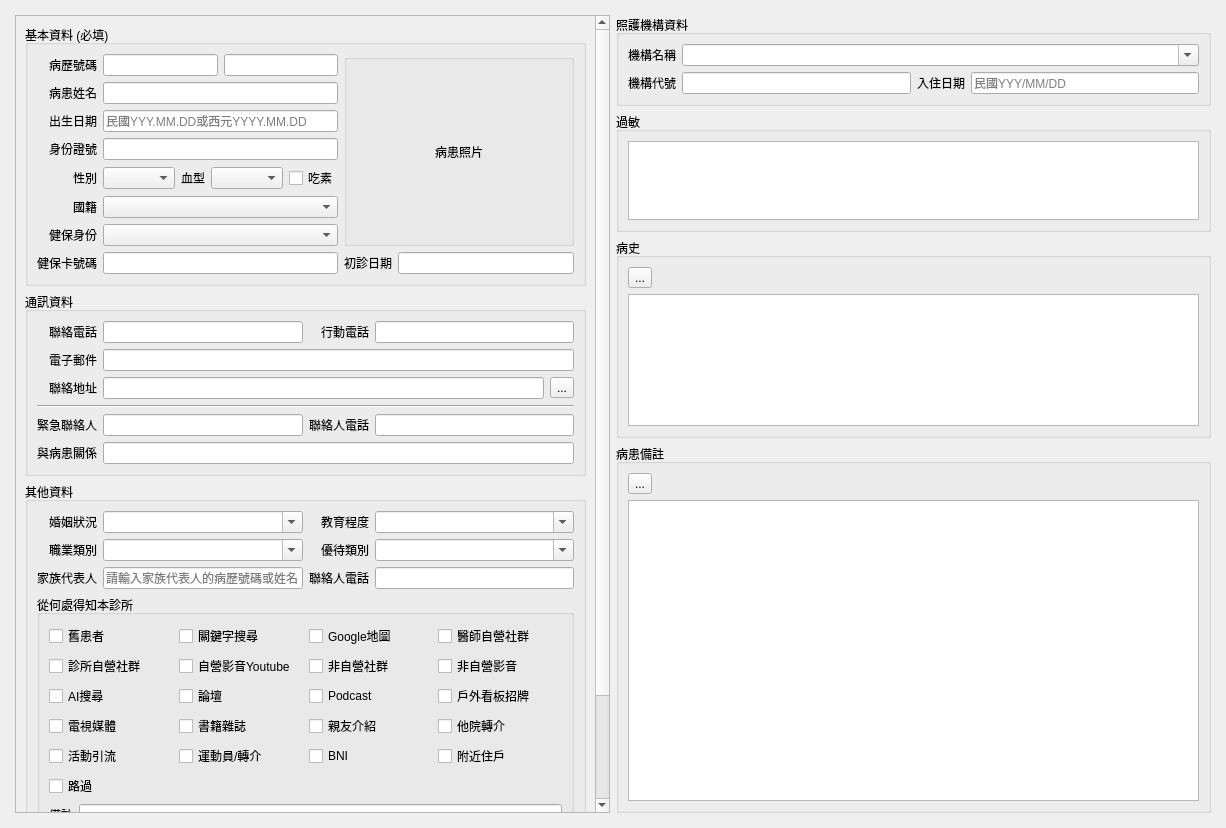
<?xml version="1.0" encoding="UTF-8"?>
<ui version="4.0">
 <class>TemplateWindow</class>
 <widget class="QMainWindow" name="TemplateWindow">
  <property name="geometry">
   <rect>
    <x>0</x>
    <y>0</y>
    <width>1226</width>
    <height>828</height>
   </rect>
  </property>
  <property name="windowTitle">
   <string>樣板</string>
  </property>
  <widget class="QWidget" name="centralwidget">
   <layout class="QHBoxLayout" name="horizontalLayout">
    <item>
     <layout class="QHBoxLayout" name="horizontalLayout_2">
      <property name="leftMargin">
       <number>6</number>
      </property>
      <property name="topMargin">
       <number>6</number>
      </property>
      <property name="rightMargin">
       <number>6</number>
      </property>
      <property name="bottomMargin">
       <number>6</number>
      </property>
      <item>
       <widget class="QScrollArea" name="scrollArea">
        <property name="widgetResizable">
         <bool>true</bool>
        </property>
        <widget class="QWidget" name="scrollAreaWidgetContents">
         <property name="geometry">
          <rect>
           <x>0</x>
           <y>-312</y>
           <width>573</width>
           <height>1143</height>
          </rect>
         </property>
         <layout class="QVBoxLayout" name="verticalLayout_10">
          <item>
           <widget class="QGroupBox" name="groupBox_3">
            <property name="title">
             <string>基本資料 (必填)</string>
            </property>
            <layout class="QVBoxLayout" name="verticalLayout_3">
             <item>
              <layout class="QGridLayout" name="gridLayout_4">
               <item row="5" column="1">
                <widget class="QComboBox" name="comboBox_nationality"/>
               </item>
               <item row="7" column="0">
                <widget class="QLabel" name="label_4">
                 <property name="text">
                  <string>健保卡號碼</string>
                 </property>
                 <property name="alignment">
                  <set>Qt::AlignRight|Qt::AlignTrailing|Qt::AlignVCenter</set>
                 </property>
                </widget>
               </item>
               <item row="6" column="0">
                <widget class="QLabel" name="label_9">
                 <property name="text">
                  <string>健保身份</string>
                 </property>
                 <property name="alignment">
                  <set>Qt::AlignRight|Qt::AlignTrailing|Qt::AlignVCenter</set>
                 </property>
                </widget>
               </item>
               <item row="6" column="1">
                <widget class="QComboBox" name="comboBox_ins_type"/>
               </item>
               <item row="0" column="0">
                <widget class="QLabel" name="label">
                 <property name="text">
                  <string>病歷號碼</string>
                 </property>
                 <property name="alignment">
                  <set>Qt::AlignRight|Qt::AlignTrailing|Qt::AlignVCenter</set>
                 </property>
                </widget>
               </item>
               <item row="7" column="1">
                <widget class="QLineEdit" name="lineEdit_card_no">
                 <property name="maxLength">
                  <number>12</number>
                 </property>
                </widget>
               </item>
               <item row="7" column="3">
                <widget class="QLabel" name="label_10">
                 <property name="text">
                  <string>初診日期</string>
                 </property>
                 <property name="alignment">
                  <set>Qt::AlignRight|Qt::AlignTrailing|Qt::AlignVCenter</set>
                 </property>
                </widget>
               </item>
               <item row="1" column="0">
                <widget class="QLabel" name="label_5">
                 <property name="text">
                  <string>病患姓名</string>
                 </property>
                 <property name="alignment">
                  <set>Qt::AlignRight|Qt::AlignTrailing|Qt::AlignVCenter</set>
                 </property>
                </widget>
               </item>
               <item row="2" column="0">
                <widget class="QLabel" name="label_6">
                 <property name="text">
                  <string>出生日期</string>
                 </property>
                 <property name="alignment">
                  <set>Qt::AlignRight|Qt::AlignTrailing|Qt::AlignVCenter</set>
                 </property>
                </widget>
               </item>
               <item row="2" column="1">
                <widget class="QLineEdit" name="lineEdit_birthday">
                 <property name="placeholderText">
                  <string>民國YYY.MM.DD或西元YYYY.MM.DD</string>
                 </property>
                </widget>
               </item>
               <item row="4" column="0">
                <widget class="QLabel" name="label_8">
                 <property name="text">
                  <string>性別</string>
                 </property>
                 <property name="alignment">
                  <set>Qt::AlignRight|Qt::AlignTrailing|Qt::AlignVCenter</set>
                 </property>
                </widget>
               </item>
               <item row="3" column="0">
                <widget class="QLabel" name="label_7">
                 <property name="text">
                  <string>身份證號</string>
                 </property>
                 <property name="alignment">
                  <set>Qt::AlignRight|Qt::AlignTrailing|Qt::AlignVCenter</set>
                 </property>
                </widget>
               </item>
               <item row="7" column="4">
                <widget class="QLineEdit" name="lineEdit_init_date"/>
               </item>
               <item row="3" column="1">
                <widget class="QLineEdit" name="lineEdit_id">
                 <property name="maxLength">
                  <number>10</number>
                 </property>
                </widget>
               </item>
               <item row="1" column="1">
                <widget class="QLineEdit" name="lineEdit_name">
                 <property name="maxLength">
                  <number>100</number>
                 </property>
                </widget>
               </item>
               <item row="5" column="0">
                <widget class="QLabel" name="label_20">
                 <property name="text">
                  <string>國籍</string>
                 </property>
                 <property name="alignment">
                  <set>Qt::AlignRight|Qt::AlignTrailing|Qt::AlignVCenter</set>
                 </property>
                </widget>
               </item>
               <item row="0" column="3" rowspan="7" colspan="2">
                <widget class="QGroupBox" name="groupBox_4">
                 <property name="title">
                  <string/>
                 </property>
                 <layout class="QVBoxLayout" name="verticalLayout_6">
                  <item>
                   <widget class="QLabel" name="label_photo">
                    <property name="text">
                     <string>病患照片</string>
                    </property>
                    <property name="alignment">
                     <set>Qt::AlignCenter</set>
                    </property>
                   </widget>
                  </item>
                 </layout>
                </widget>
               </item>
               <item row="0" column="1">
                <layout class="QHBoxLayout" name="horizontalLayout_5">
                 <item>
                  <widget class="QLineEdit" name="lineEdit_patient_key">
                   <property name="readOnly">
                    <bool>true</bool>
                   </property>
                  </widget>
                 </item>
                 <item>
                  <widget class="QLineEdit" name="lineEdit_chart_no"/>
                 </item>
                </layout>
               </item>
               <item row="4" column="1">
                <layout class="QHBoxLayout" name="horizontalLayout_7">
                 <item>
                  <widget class="QComboBox" name="comboBox_gender"/>
                 </item>
                 <item>
                  <widget class="QLabel" name="label_26">
                   <property name="sizePolicy">
                    <sizepolicy hsizetype="Fixed" vsizetype="Preferred">
                     <horstretch>0</horstretch>
                     <verstretch>0</verstretch>
                    </sizepolicy>
                   </property>
                   <property name="text">
                    <string>血型</string>
                   </property>
                  </widget>
                 </item>
                 <item>
                  <widget class="QComboBox" name="comboBox_blood_type"/>
                 </item>
                 <item>
                  <widget class="QCheckBox" name="checkBox_vegetarian">
                   <property name="text">
                    <string>吃素</string>
                   </property>
                  </widget>
                 </item>
                </layout>
               </item>
              </layout>
             </item>
            </layout>
           </widget>
          </item>
          <item>
           <widget class="QGroupBox" name="groupBox_2">
            <property name="title">
             <string>通訊資料</string>
            </property>
            <layout class="QVBoxLayout" name="verticalLayout_8">
             <item>
              <layout class="QGridLayout" name="gridLayout_2">
               <item row="2" column="1" colspan="3">
                <layout class="QHBoxLayout" name="horizontalLayout_4">
                 <item>
                  <widget class="QLineEdit" name="lineEdit_address">
                   <property name="maxLength">
                    <number>50</number>
                   </property>
                  </widget>
                 </item>
                 <item>
                  <widget class="QToolButton" name="toolButton_address">
                   <property name="text">
                    <string>...</string>
                   </property>
                   <property name="icon">
                    <iconset>
                     <normaloff>../icons/accessories-dictionary.png</normaloff>../icons/accessories-dictionary.png</iconset>
                   </property>
                  </widget>
                 </item>
                </layout>
               </item>
               <item row="4" column="3">
                <widget class="QLineEdit" name="lineEdit_emergency_contact_phone">
                 <property name="maxLength">
                  <number>15</number>
                 </property>
                </widget>
               </item>
               <item row="1" column="1" colspan="3">
                <widget class="QLineEdit" name="lineEdit_email">
                 <property name="maxLength">
                  <number>100</number>
                 </property>
                </widget>
               </item>
               <item row="0" column="1">
                <widget class="QLineEdit" name="lineEdit_telephone">
                 <property name="maxLength">
                  <number>15</number>
                 </property>
                </widget>
               </item>
               <item row="0" column="2">
                <widget class="QLabel" name="label_11">
                 <property name="text">
                  <string>行動電話</string>
                 </property>
                 <property name="alignment">
                  <set>Qt::AlignRight|Qt::AlignTrailing|Qt::AlignVCenter</set>
                 </property>
                </widget>
               </item>
               <item row="3" column="0" colspan="4">
                <widget class="Line" name="line">
                 <property name="orientation">
                  <enum>Qt::Horizontal</enum>
                 </property>
                </widget>
               </item>
               <item row="5" column="1" colspan="3">
                <widget class="QLineEdit" name="lineEdit_emergency_relevant">
                 <property name="maxLength">
                  <number>15</number>
                 </property>
                </widget>
               </item>
               <item row="4" column="1">
                <widget class="QLineEdit" name="lineEdit_emergency_contact">
                 <property name="maxLength">
                  <number>15</number>
                 </property>
                </widget>
               </item>
               <item row="0" column="0">
                <widget class="QLabel" name="label_2">
                 <property name="text">
                  <string>聯絡電話</string>
                 </property>
                 <property name="alignment">
                  <set>Qt::AlignRight|Qt::AlignTrailing|Qt::AlignVCenter</set>
                 </property>
                </widget>
               </item>
               <item row="4" column="0">
                <widget class="QLabel" name="label_12">
                 <property name="text">
                  <string>緊急聯絡人</string>
                 </property>
                 <property name="alignment">
                  <set>Qt::AlignRight|Qt::AlignTrailing|Qt::AlignVCenter</set>
                 </property>
                </widget>
               </item>
               <item row="2" column="0">
                <widget class="QLabel" name="label_13">
                 <property name="text">
                  <string>聯絡地址</string>
                 </property>
                 <property name="alignment">
                  <set>Qt::AlignRight|Qt::AlignTrailing|Qt::AlignVCenter</set>
                 </property>
                </widget>
               </item>
               <item row="4" column="2">
                <widget class="QLabel" name="label_24">
                 <property name="text">
                  <string>聯絡人電話</string>
                 </property>
                 <property name="alignment">
                  <set>Qt::AlignRight|Qt::AlignTrailing|Qt::AlignVCenter</set>
                 </property>
                </widget>
               </item>
               <item row="1" column="0">
                <widget class="QLabel" name="label_23">
                 <property name="text">
                  <string>電子郵件</string>
                 </property>
                 <property name="alignment">
                  <set>Qt::AlignRight|Qt::AlignTrailing|Qt::AlignVCenter</set>
                 </property>
                </widget>
               </item>
               <item row="0" column="3">
                <widget class="QLineEdit" name="lineEdit_cellphone">
                 <property name="maxLength">
                  <number>15</number>
                 </property>
                </widget>
               </item>
               <item row="5" column="0">
                <widget class="QLabel" name="label_25">
                 <property name="text">
                  <string>與病患關係</string>
                 </property>
                 <property name="alignment">
                  <set>Qt::AlignRight|Qt::AlignTrailing|Qt::AlignVCenter</set>
                 </property>
                </widget>
               </item>
              </layout>
             </item>
            </layout>
           </widget>
          </item>
          <item>
           <widget class="QGroupBox" name="groupBox">
            <property name="title">
             <string>其他資料</string>
            </property>
            <layout class="QVBoxLayout" name="verticalLayout_9">
             <item>
              <layout class="QGridLayout" name="gridLayout_3">
               <item row="2" column="0">
                <widget class="QLabel" name="label_17">
                 <property name="text">
                  <string>家族代表人</string>
                 </property>
                 <property name="alignment">
                  <set>Qt::AlignRight|Qt::AlignTrailing|Qt::AlignVCenter</set>
                 </property>
                </widget>
               </item>
               <item row="0" column="0">
                <widget class="QLabel" name="label_3">
                 <property name="text">
                  <string>婚姻狀況</string>
                 </property>
                 <property name="alignment">
                  <set>Qt::AlignRight|Qt::AlignTrailing|Qt::AlignVCenter</set>
                 </property>
                </widget>
               </item>
               <item row="0" column="2">
                <widget class="QLabel" name="label_14">
                 <property name="text">
                  <string>教育程度</string>
                 </property>
                 <property name="alignment">
                  <set>Qt::AlignRight|Qt::AlignTrailing|Qt::AlignVCenter</set>
                 </property>
                </widget>
               </item>
               <item row="1" column="0">
                <widget class="QLabel" name="label_15">
                 <property name="text">
                  <string>職業類別</string>
                 </property>
                 <property name="alignment">
                  <set>Qt::AlignRight|Qt::AlignTrailing|Qt::AlignVCenter</set>
                 </property>
                </widget>
               </item>
               <item row="0" column="1">
                <widget class="QComboBox" name="comboBox_marriage">
                 <property name="editable">
                  <bool>true</bool>
                 </property>
                </widget>
               </item>
               <item row="2" column="3">
                <widget class="QLineEdit" name="lineEdit_family_telephone">
                 <property name="maxLength">
                  <number>10</number>
                 </property>
                </widget>
               </item>
               <item row="2" column="1">
                <widget class="QLineEdit" name="lineEdit_family">
                 <property name="maxLength">
                  <number>10</number>
                 </property>
                 <property name="placeholderText">
                  <string>請輸入家族代表人的病歷號碼或姓名</string>
                 </property>
                </widget>
               </item>
               <item row="1" column="1">
                <widget class="QComboBox" name="comboBox_occupation">
                 <property name="editable">
                  <bool>true</bool>
                 </property>
                </widget>
               </item>
               <item row="0" column="3">
                <widget class="QComboBox" name="comboBox_education">
                 <property name="editable">
                  <bool>true</bool>
                 </property>
                </widget>
               </item>
               <item row="1" column="3">
                <widget class="QComboBox" name="comboBox_discount">
                 <property name="editable">
                  <bool>true</bool>
                 </property>
                </widget>
               </item>
               <item row="1" column="2">
                <widget class="QLabel" name="label_16">
                 <property name="text">
                  <string>優待類別</string>
                 </property>
                 <property name="alignment">
                  <set>Qt::AlignRight|Qt::AlignTrailing|Qt::AlignVCenter</set>
                 </property>
                </widget>
               </item>
               <item row="2" column="2">
                <widget class="QLabel" name="label_18">
                 <property name="text">
                  <string>聯絡人電話</string>
                 </property>
                 <property name="alignment">
                  <set>Qt::AlignRight|Qt::AlignTrailing|Qt::AlignVCenter</set>
                 </property>
                </widget>
               </item>
               <item row="3" column="0" colspan="4">
                <widget class="QGroupBox" name="groupBox_trace">
                 <property name="title">
                  <string>從何處得知本診所</string>
                 </property>
                 <layout class="QGridLayout" name="gridLayout_5">
                  <item row="4" column="1">
                   <widget class="QCheckBox" name="checkBox_trace14">
                    <property name="text">
                     <string>書籍雜誌</string>
                    </property>
                   </widget>
                  </item>
                  <item row="5" column="1">
                   <widget class="QCheckBox" name="checkBox_trace18">
                    <property name="text">
                     <string>運動員/轉介</string>
                    </property>
                   </widget>
                  </item>
                  <item row="4" column="3">
                   <widget class="QCheckBox" name="checkBox_trace16">
                    <property name="text">
                     <string>他院轉介</string>
                    </property>
                   </widget>
                  </item>
                  <item row="0" column="1">
                   <widget class="QCheckBox" name="checkBox_trace02">
                    <property name="text">
                     <string>關鍵字搜尋</string>
                    </property>
                   </widget>
                  </item>
                  <item row="3" column="0">
                   <widget class="QCheckBox" name="checkBox_trace09">
                    <property name="text">
                     <string>AI搜尋</string>
                    </property>
                   </widget>
                  </item>
                  <item row="7" column="0" colspan="4">
                   <layout class="QHBoxLayout" name="horizontalLayout_8">
                    <item>
                     <widget class="QLabel" name="label_27">
                      <property name="text">
                       <string>備註</string>
                      </property>
                     </widget>
                    </item>
                    <item>
                     <widget class="QLineEdit" name="lineEdit_trace_remark"/>
                    </item>
                   </layout>
                  </item>
                  <item row="2" column="2">
                   <widget class="QCheckBox" name="checkBox_trace07">
                    <property name="text">
                     <string>非自營社群</string>
                    </property>
                   </widget>
                  </item>
                  <item row="2" column="0">
                   <widget class="QCheckBox" name="checkBox_trace05">
                    <property name="text">
                     <string>診所自營社群</string>
                    </property>
                   </widget>
                  </item>
                  <item row="5" column="2">
                   <widget class="QCheckBox" name="checkBox_trace19">
                    <property name="text">
                     <string>BNI</string>
                    </property>
                   </widget>
                  </item>
                  <item row="4" column="2">
                   <widget class="QCheckBox" name="checkBox_trace15">
                    <property name="text">
                     <string>親友介紹</string>
                    </property>
                   </widget>
                  </item>
                  <item row="2" column="3">
                   <widget class="QCheckBox" name="checkBox_trace08">
                    <property name="text">
                     <string>非自營影音</string>
                    </property>
                   </widget>
                  </item>
                  <item row="0" column="0">
                   <widget class="QCheckBox" name="checkBox_trace01">
                    <property name="text">
                     <string>舊患者</string>
                    </property>
                   </widget>
                  </item>
                  <item row="3" column="1">
                   <widget class="QCheckBox" name="checkBox_trace10">
                    <property name="text">
                     <string>論壇</string>
                    </property>
                   </widget>
                  </item>
                  <item row="4" column="0">
                   <widget class="QCheckBox" name="checkBox_trace13">
                    <property name="text">
                     <string>電視媒體</string>
                    </property>
                   </widget>
                  </item>
                  <item row="5" column="3">
                   <widget class="QCheckBox" name="checkBox_trace19_2">
                    <property name="text">
                     <string>附近住戶</string>
                    </property>
                   </widget>
                  </item>
                  <item row="3" column="2">
                   <widget class="QCheckBox" name="checkBox_trace11">
                    <property name="text">
                     <string>Podcast</string>
                    </property>
                   </widget>
                  </item>
                  <item row="0" column="2">
                   <widget class="QCheckBox" name="checkBox_trace03">
                    <property name="text">
                     <string>Google地圖</string>
                    </property>
                   </widget>
                  </item>
                  <item row="3" column="3">
                   <widget class="QCheckBox" name="checkBox_trace12">
                    <property name="text">
                     <string>戶外看板招牌</string>
                    </property>
                   </widget>
                  </item>
                  <item row="5" column="0">
                   <widget class="QCheckBox" name="checkBox_trace17">
                    <property name="text">
                     <string>活動引流</string>
                    </property>
                   </widget>
                  </item>
                  <item row="2" column="1">
                   <widget class="QCheckBox" name="checkBox_trace06">
                    <property name="text">
                     <string>自營影音Youtube</string>
                    </property>
                   </widget>
                  </item>
                  <item row="0" column="3">
                   <widget class="QCheckBox" name="checkBox_trace04">
                    <property name="text">
                     <string>醫師自營社群</string>
                    </property>
                   </widget>
                  </item>
                  <item row="6" column="0">
                   <widget class="QCheckBox" name="checkBox_trace17_2">
                    <property name="text">
                     <string>路過</string>
                    </property>
                   </widget>
                  </item>
                 </layout>
                </widget>
               </item>
              </layout>
             </item>
             <item>
              <widget class="QTextEdit" name="textEdit_description"/>
             </item>
            </layout>
           </widget>
          </item>
         </layout>
        </widget>
       </widget>
      </item>
      <item>
       <layout class="QVBoxLayout" name="verticalLayout_2">
        <item>
         <widget class="QGroupBox" name="groupBox_8">
          <property name="maximumSize">
           <size>
            <width>16777215</width>
            <height>120</height>
           </size>
          </property>
          <property name="title">
           <string>照護機構資料</string>
          </property>
          <layout class="QGridLayout" name="gridLayout">
           <item row="1" column="0">
            <widget class="QLabel" name="label_19">
             <property name="text">
              <string>機構名稱</string>
             </property>
             <property name="alignment">
              <set>Qt::AlignRight|Qt::AlignTrailing|Qt::AlignVCenter</set>
             </property>
            </widget>
           </item>
           <item row="2" column="3">
            <widget class="QLineEdit" name="lineEdit_nursing_home_in_date">
             <property name="readOnly">
              <bool>false</bool>
             </property>
             <property name="placeholderText">
              <string>民國YYY/MM/DD</string>
             </property>
             <property name="clearButtonEnabled">
              <bool>true</bool>
             </property>
            </widget>
           </item>
           <item row="2" column="2">
            <widget class="QLabel" name="label_22">
             <property name="text">
              <string>入住日期</string>
             </property>
             <property name="alignment">
              <set>Qt::AlignRight|Qt::AlignTrailing|Qt::AlignVCenter</set>
             </property>
            </widget>
           </item>
           <item row="2" column="0">
            <widget class="QLabel" name="label_21">
             <property name="text">
              <string>機構代號</string>
             </property>
             <property name="alignment">
              <set>Qt::AlignRight|Qt::AlignTrailing|Qt::AlignVCenter</set>
             </property>
            </widget>
           </item>
           <item row="2" column="1">
            <widget class="QLineEdit" name="lineEdit_nursing_home_id">
             <property name="readOnly">
              <bool>false</bool>
             </property>
             <property name="clearButtonEnabled">
              <bool>true</bool>
             </property>
            </widget>
           </item>
           <item row="1" column="1" colspan="3">
            <widget class="QComboBox" name="comboBox_nursing_home">
             <property name="editable">
              <bool>true</bool>
             </property>
            </widget>
           </item>
          </layout>
         </widget>
        </item>
        <item>
         <widget class="QGroupBox" name="groupBox_7">
          <property name="maximumSize">
           <size>
            <width>16777215</width>
            <height>120</height>
           </size>
          </property>
          <property name="title">
           <string>過敏</string>
          </property>
          <layout class="QVBoxLayout" name="verticalLayout_4">
           <item>
            <widget class="QTextEdit" name="textEdit_allergy"/>
           </item>
          </layout>
         </widget>
        </item>
        <item>
         <widget class="QGroupBox" name="groupBox_6">
          <property name="maximumSize">
           <size>
            <width>16777215</width>
            <height>200</height>
           </size>
          </property>
          <property name="title">
           <string>病史</string>
          </property>
          <layout class="QVBoxLayout" name="verticalLayout_5">
           <item>
            <layout class="QHBoxLayout" name="horizontalLayout_3">
             <item>
              <widget class="QToolButton" name="toolButton_history">
               <property name="text">
                <string>...</string>
               </property>
               <property name="icon">
                <iconset>
                 <normaloff>../icons/help-contents.svg</normaloff>../icons/help-contents.svg</iconset>
               </property>
              </widget>
             </item>
             <item>
              <spacer name="horizontalSpacer">
               <property name="orientation">
                <enum>Qt::Horizontal</enum>
               </property>
               <property name="sizeHint" stdset="0">
                <size>
                 <width>40</width>
                 <height>20</height>
                </size>
               </property>
              </spacer>
             </item>
            </layout>
           </item>
           <item>
            <widget class="QTextEdit" name="textEdit_history"/>
           </item>
          </layout>
         </widget>
        </item>
        <item>
         <widget class="QGroupBox" name="groupBox_5">
          <property name="title">
           <string>病患備註</string>
          </property>
          <layout class="QVBoxLayout" name="verticalLayout_7">
           <item>
            <layout class="QHBoxLayout" name="horizontalLayout_6">
             <item>
              <widget class="QToolButton" name="toolButton_remark">
               <property name="text">
                <string>...</string>
               </property>
               <property name="icon">
                <iconset>
                 <normaloff>../icons/help-contents.svg</normaloff>../icons/help-contents.svg</iconset>
               </property>
              </widget>
             </item>
             <item>
              <spacer name="horizontalSpacer_2">
               <property name="orientation">
                <enum>Qt::Horizontal</enum>
               </property>
               <property name="sizeHint" stdset="0">
                <size>
                 <width>40</width>
                 <height>20</height>
                </size>
               </property>
              </spacer>
             </item>
            </layout>
           </item>
           <item>
            <widget class="QTextEdit" name="textEdit_remark"/>
           </item>
          </layout>
         </widget>
        </item>
       </layout>
      </item>
     </layout>
    </item>
   </layout>
  </widget>
  <action name="action_save">
   <property name="icon">
    <iconset>
     <normaloff>../icons/document-save.svg</normaloff>../icons/document-save.svg</iconset>
   </property>
   <property name="text">
    <string>資料存檔</string>
   </property>
   <property name="toolTip">
    <string>存檔</string>
   </property>
  </action>
  <action name="action_close">
   <property name="icon">
    <iconset>
     <normaloff>../icons/application-exit.svg</normaloff>../icons/application-exit.svg</iconset>
   </property>
   <property name="text">
    <string>關閉視窗</string>
   </property>
  </action>
  <action name="action_copy_remote_patient">
   <property name="icon">
    <iconset>
     <normaloff>../icons/network-server.png</normaloff>../icons/network-server.png</iconset>
   </property>
   <property name="text">
    <string>拷貝分院病患資料</string>
   </property>
   <property name="toolTip">
    <string>拷貝分院病患資料</string>
   </property>
   <property name="shortcut">
    <string>F12</string>
   </property>
  </action>
  <action name="action_capture_image">
   <property name="icon">
    <iconset>
     <normaloff>../icons/camera-photo.png</normaloff>../icons/camera-photo.png</iconset>
   </property>
   <property name="text">
    <string>拍攝照片</string>
   </property>
   <property name="toolTip">
    <string>拍攝照片</string>
   </property>
  </action>
  <action name="action_remove_image">
   <property name="icon">
    <iconset>
     <normaloff>../icons/button_cancel.svg</normaloff>../icons/button_cancel.svg</iconset>
   </property>
   <property name="text">
    <string>刪除照片</string>
   </property>
   <property name="toolTip">
    <string>刪除照片</string>
   </property>
  </action>
 </widget>
 <tabstops>
  <tabstop>lineEdit_name</tabstop>
  <tabstop>lineEdit_birthday</tabstop>
  <tabstop>lineEdit_id</tabstop>
  <tabstop>lineEdit_telephone</tabstop>
  <tabstop>lineEdit_cellphone</tabstop>
  <tabstop>lineEdit_email</tabstop>
  <tabstop>lineEdit_address</tabstop>
  <tabstop>toolButton_address</tabstop>
  <tabstop>comboBox_marriage</tabstop>
  <tabstop>comboBox_education</tabstop>
  <tabstop>comboBox_occupation</tabstop>
  <tabstop>comboBox_discount</tabstop>
  <tabstop>lineEdit_family</tabstop>
  <tabstop>lineEdit_family_telephone</tabstop>
  <tabstop>textEdit_description</tabstop>
  <tabstop>textEdit_allergy</tabstop>
  <tabstop>textEdit_history</tabstop>
  <tabstop>textEdit_remark</tabstop>
 </tabstops>
 <resources/>
 <connections/>
</ui>
